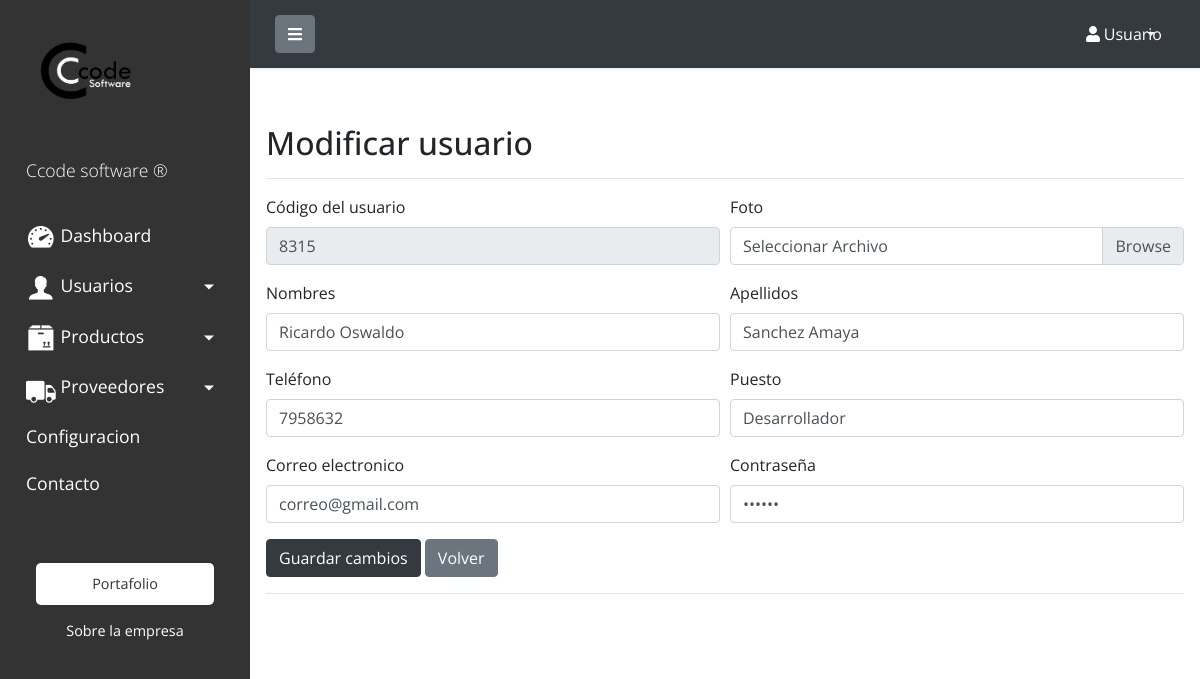
The app's page /editar_usuario.php?codigo=8315&accion=actualizar with its own data.
### tables this page shows
CREATE TABLE `usuarios` (
  `codigo` int(11) NOT NULL,
  `nombres` varchar(30) NOT NULL,
  `apellidos` varchar(30) NOT NULL,
  `telefono` varchar(15) NOT NULL,
  `puesto` varchar(30) NOT NULL,
  `correo` varchar(25) NOT NULL,
  `contrasena` varchar(30) NOT NULL
);

### crud_usuario.php (called while the page is built, shortened)
<?php
    class CrudUsuario{
        public function buscar($codigo){
            $con_db = Conexion::conectar();
            $buscar = $con_db->prepare('SELECT * FROM usuarios WHERE codigo=:codigo');
            $buscar->bindValue('codigo', $codigo);
            $buscar->execute();
            $usuario = $buscar->fetch();
            $myUsuario = new Usuario();
            $myUsuario->setCodigo($usuario['codigo']);
            $myUsuario->setNombre($usuario['nombres']);
            $myUsuario->setApellido($usuario['apellidos']);
            $myUsuario->setTelefono($usuario['telefono']);
            $myUsuario->setPuesto($usuario['puesto']);
            $myUsuario->setCorreo($usuario['correo']);
            $myUsuario->setContrasena($usuario['contrasena']);
            return $myUsuario;
        }
    }
?>

### usuario.php (called while the page is built, shortened)
<?php
    class Usuario{
        private $codigo;
        private $nombres;
        private $apellidos;
        private $telefono;
        private $puesto;
        private $correo;
        private $contraseña;
        public function getNombre(){
            return $this->nombres;
        }
        public function getApellido(){
            return $this->apellidos;
        }
        public function getTelefono(){
            return $this->telefono;
        }
        public function getPuesto(){
            return $this->puesto;
        }
        public function getCorreo(){
            return $this->correo;
        }
        public function getContrasena(){
            return $this->contraseña;
        }
        public function getCodigo(){
            return $this->codigo;
        }
        public function setNombre($nombres){
            $this->nombres = $nombres;
        }
        public function setApellido($apellidos){
            $this->apellidos = $apellidos;
        }
        public function setTelefono($telefono){
            $this->telefono = $telefono;
        }
        public function setPuesto($puesto){
            $this->puesto = $puesto;
        }
        public function setCorreo($correo){
            $this->correo = $correo;
        }
        public function setContrasena($contraseña){
            $this->contraseña = $contraseña;
        }
        public function setCodigo($codigo){
            $this->codigo = $codigo;
        }
    }
?>

### editar_usuario.php (the view, shortened to what this page needs)
<?php include 'include/header.php' ?>
<?php
  require_once('usuario.php');
  require_once('crud_usuario.php');
  $crud = new CrudUsuario();
  $usuario = $crud->buscar($_GET['codigo']);
?>
<div class="">
                  <span class="h2">Modificar usuario</span>
                </div><hr/>
                <form method="POST" name="formUsuario" action="usuario_controller.php">
                    <div class="form-row">
                      <div class="form-group col-md-6">
                        <label for="">Código del usuario</label>
                        <input type="text" class="form-control " name="codUsuario" placeholder="Código del usuario" value='<?php echo $usuario->getCodigo()?>' required readonly>
                      </div>
                      <div class="form-group col-md-6">
                      <label for="">Foto</label>
                        <div class="custom-file">
                          <label class="custom-file-label" for="customFileLang">Seleccionar Archivo</label>
                        </div>
                      </div>
                      <div class="form-group col-md-6">
                        <label for="">Nombres</label>
                        <input type="text" class="form-control" name="nombres" placeholder="Nombre" value='<?php echo $usuario->getNombre()?>' required>
                      </div>
                      <div class="form-group col-md-6">
                        <label for="">Apellidos</label>
                        <input type="text" class="form-control" name="apellidos" placeholder="Apellido" value='<?php echo $usuario->getApellido()?>' required>
                      </div>
                      <div class="form-group col-md-6">
                        <label for="">Teléfono</label>
                        <input type="number"  class="form-control" name="telefono" placeholder="Numero de telefono" value='<?php echo $usuario->getTelefono()?>' required>
                      </div>
                      <div class="form-group col-md-6">
                        <label for="">Puesto</label>
                        <input type="text" class="form-control" name="puesto" placeholder="Puesto" value='<?php echo $usuario->getPuesto()?>' required>
                      </div>
                      <div class="form-group col-md-6">
                        <label for="">Correo electronico</label>
                        <input type="email"  class="form-control" name="correo" placeholder="Correo electronico" value='<?php echo $usuario->getCorreo()?>' required>
                      </div>
                      <div class="form-group col-md-6">
                        <label for="">Contraseña</label>
                        <input type="password" class="form-control" name="contrasena" placeholder="Contraseña" value='<?php echo $usuario->getContrasena()?>' required>
                      </div>
                    </div>
                    <button type="submit" class="btn btn-dark" value="guardar">Guardar cambios</button>
                    <a href="listado_usuario.php" class="btn btn-secondary">Volver</a>
                </form>
                <hr/>
              </div>
<?php include 'include/footer.php' ?>

### style.css (style rules this page uses)
body { font-family: 'Open Sans', sans-serif; background: #ffffff; }
a, a:hover, a:focus { color: inherit; text-decoration: none; transition: all 0.3s; }

### records on screen
usuarios: codUsuario "8315", nombres "Ricardo Oswaldo", apellidos "Sanchez Amaya", telefono "7958632", puesto "Desarrollador", correo "correo@gmail.com"
